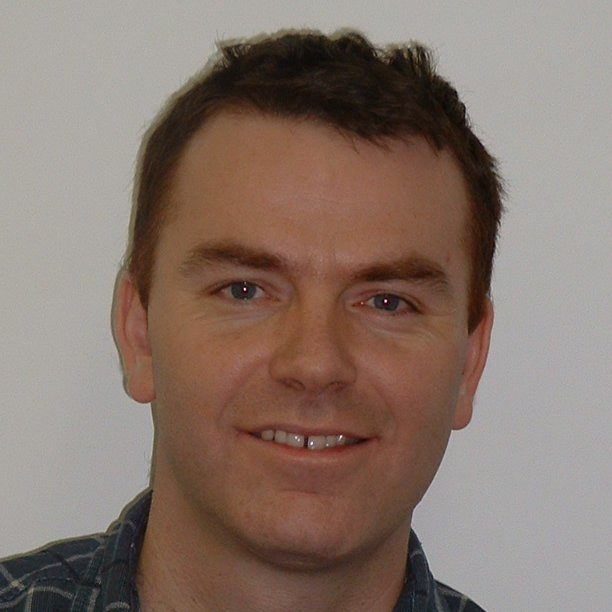
#> input picture src/gabor2_612x612.jpg, 612 x 612 px; its folder holds 5 pictures in this run
$ python linkedin-cover-image-spanish.py
#> lines starting #> are read from the running program, lines starting #| are printed output that depends on the picture
import os
from PIL import Image, ImageDraw, ImageFont

width  = 1128
height = 191
#background_color = '#eb8634'
#background_color = '#ebb434'
background_color = '#b2ebf2'

root = os.path.dirname(os.path.dirname(__file__))
#print(root)

def embed_image(img, filename, box, size=None, mask=False):
    emb_img_path = os.path.join(root, 'src', filename)
    emb_img = Image.open(emb_img_path, 'r')
    #size = (emb_img.size[0] / 2, emb_img.size[1] / 2)
    if size:
        emb_img.thumbnail(size)
    if mask:
       img.paste(emb_img, box=box, mask=emb_img)
    else:
       img.paste(emb_img, box=box)

def main():
    png_filename = os.path.splitext(os.path.basename(__file__))[0] + '.png'
    png_filepath = os.path.join(root, 'images', png_filename)

    img = Image.new('RGB', (width, height), color=background_color)
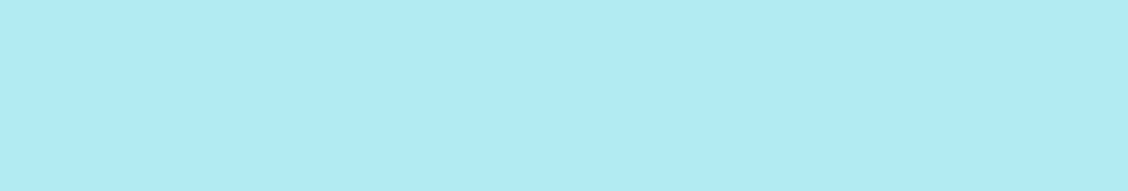
#> img: PIL image 1128x191 RGB; mean R, G, B 178, 235, 242

    font_title = ImageFont.truetype('Pillow/Tests/fonts/FreeSansBold.ttf', 80)
    font_text = ImageFont.truetype('Pillow/Tests/fonts/FreeMono.ttf', 40)
    font = ImageFont.truetype('Pillow/Tests/fonts/FreeSansBold.ttf', 40)
    draw = ImageDraw.Draw(img)
# [6 lines of commented-out code are left out]

    draw.text(
        text = 'Publicaciones sobre alta tecnología',
        xy   = (50, 10),
        fill = (0, 0, 0),
        font = font_text,
    )


    draw.text(
        text  = 'En Español con errores gramaticales',
        xy    = (50, 70),
        fill  = (0, 0, 0),
        font  = font_text,
    )

    draw.text(
        text  = 'Por Gábor Szabó',
        xy    = (530, 130),
        fill  = (0, 0, 0),
        font  = font_text,
    )


    isize = 150
    embed_image(img=img, filename='gabor2_612x612.jpg', size=(isize, isize), box=(width-isize-30, height-isize-30))
#> in embed_image, emb_img is the input picture: PIL image 612x612 RGB; mean R, G, B 135.1, 117.5, 107.8
#> in embed_image, `img.paste(emb_img, box=box)`:
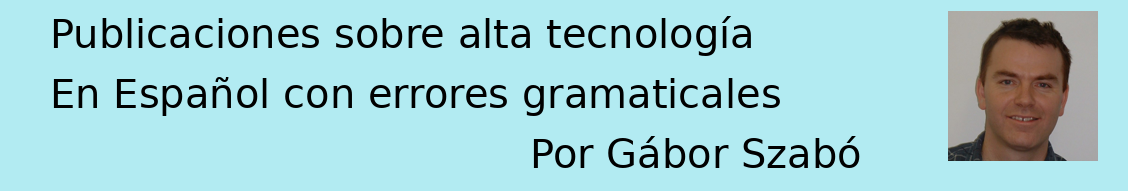
#> img: PIL image 1128x191 RGB; mean R, G, B 161.8, 207.3, 212.1

    img.save(png_filepath)
    img.show()


main()
